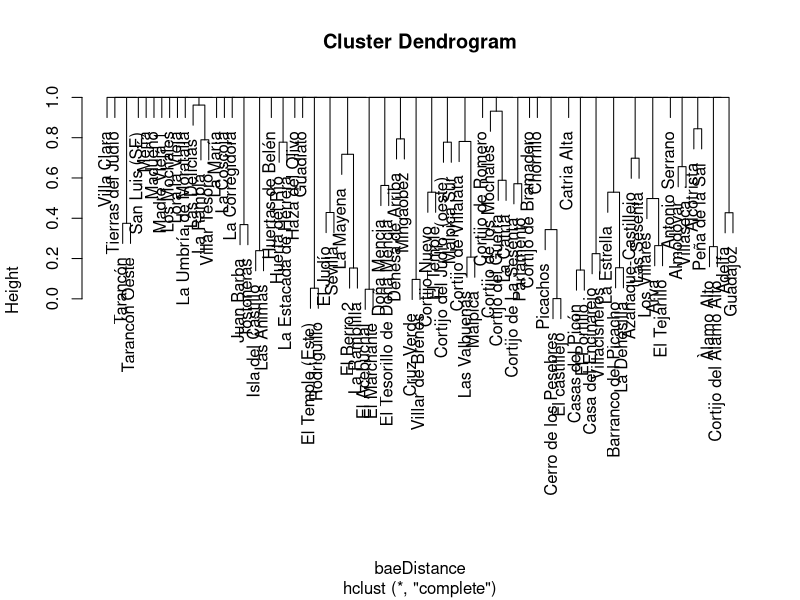
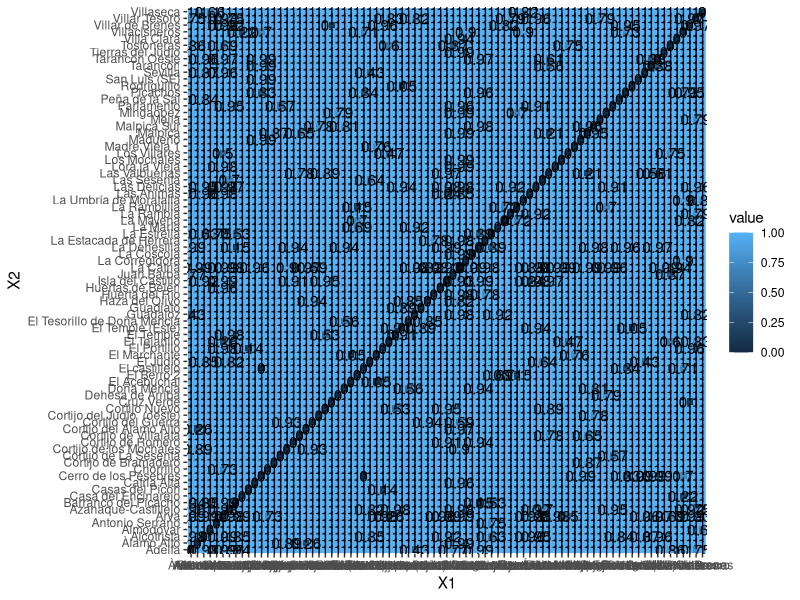
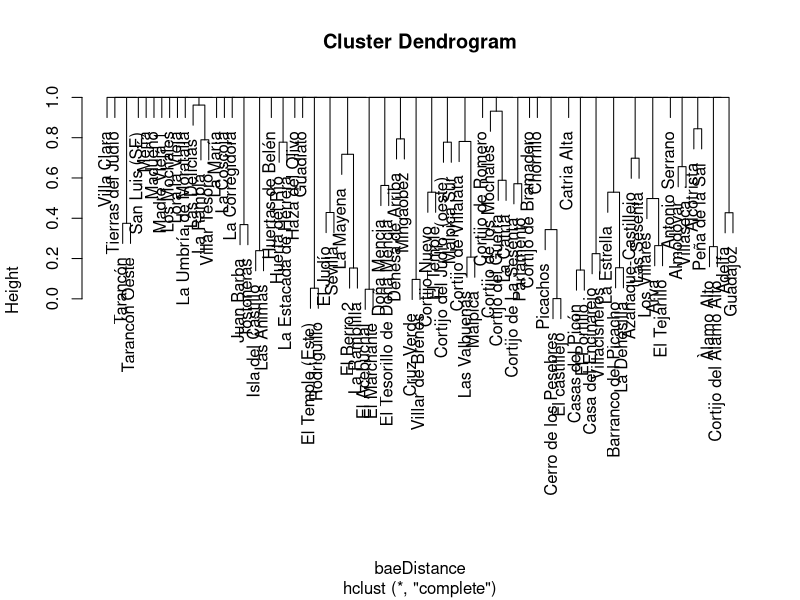
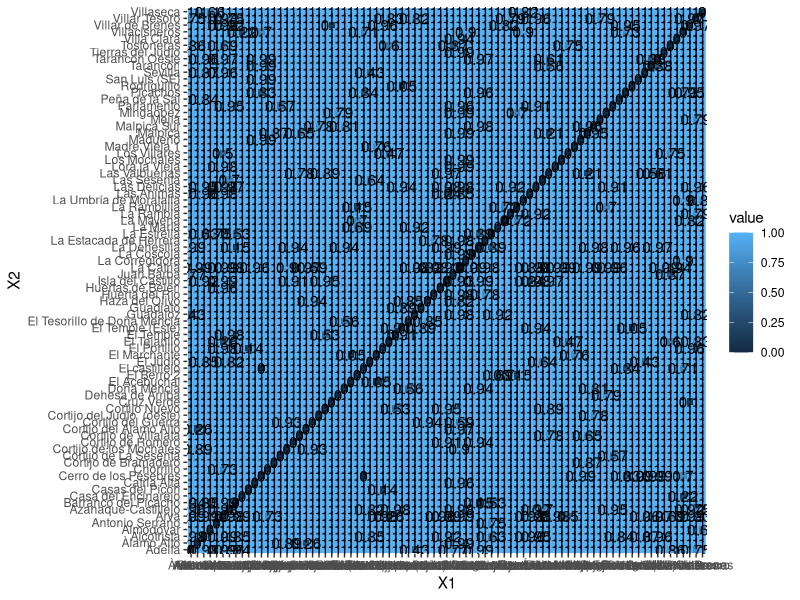

The R script that drew these images, in order: (Note: this script raises an error after producing the figures.)
####Calculating BAETICA DATA#####

library(stats)
foo = read.csv("bae.csv")
library(dplyr, warn.conflicts = FALSE)
#install.packages('dplyr', dependencies = TRUE) to install dependencies included
#install.packages('/home/mcotsar/Downloads/dplyr_0.7.4.tar.gz', repos=NULL, type='source') to install from exterior
library(reshape2)
#baeMatrix = acast(foo, id ~ site, value.var= "code")
#baeMatrix = acast(foo, site ~ site, value.var="code")
baeMatrix = acast(foo, site ~ code)
library(vegan)
baeDistance = vegdist(baeMatrix, method="horn")
#baeDistance = vegdist(baeMatrix, method= "horn", na.rm= TRUE) na.rm when data is missing. Read ?vedist
baeDistance
hclust(baeDistance)
plot(hclust(baeDistance))

##plot matrix

library(reshape)
library(ggplot2)
roo <- melt(as.matrix(baeDistance))
ggplot(roo, aes(x=X1, y=X2, fill=value, label=round(value, 2))) + geom_raster() + geom_text() #always use X1, X2

#print the results
pdf('resultadosnew.pdf', width=15, height=8)    
plot(hclust(baeDistance))
dev.off()

#print the matrix
pdf('resultadosmatrix.pdf', width=35, height=10) 
ggplot(roo, aes(x=X1, y=X2, fill=value, label=round(value, 2))) + geom_raster() + geom_text()
dev.off()

#para contar de que datos se disponen

count(mydata$site) 
names(mydata) #para saber el nombre de los valores (columnas)
